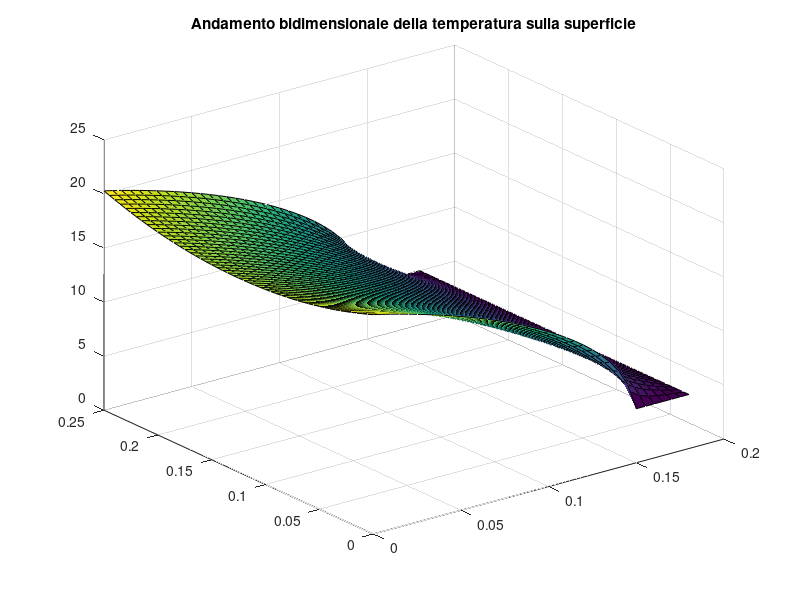

Write the MATLAB code that produced this figure. (Note: this script raises an error after producing the figure.)
% Esercizio 2, esercitazione 12
% Simone Canevarolo
% S269893
% 16/02/2024

clear all
close all
clc

ro = 170; % densità, kg/m^3
altezza = 18e-2; % m
base = 25e-2; % m
alt1 = 15e-2; % altezza dall'alto del punto del pelo dell'acqua, m

ro = 170; % densità, kg/m^3
cs = 210; % calore specifico, J/kg/K
cond = 2.5; % conducibilità termica, W/m/K

Taria = 30+273; % temperatrura dell'aria, K
haria = 10; % coefficiente di scambio termico dell'aria, W/m^2/K
Th2o = 5+273; % temperatura acqua, K

dx = 5e-3;
dy = dx;

xx = (0:dx:altezza)';
xx1 = (0:dx:alt1)';
yy = (0:dy:base)';

Nx = length(xx);
Nx1 = length(xx1);
Ny = length(yy);

Ntot = Nx*Ny;

%%

[xmat,ymat] = meshgrid(xx,yy);

AA = sparse([],[],[],Ntot,Ntot,5*Ntot);

bb = zeros(Ntot,1);

for ii = 2:Nx-1
    for jj = 2:Ny-1

        kk = (jj-1)*Nx+ii;
        AA(kk,kk-Nx) = 1/dy^2;
        AA(kk,kk-1) = 1/dx^2;
        AA(kk,kk) = -2*(1/dx^2+1/dy^2);
        AA(kk,kk+1) = 1/dx^2;
        AA(kk,kk+Nx) = 1/dy^2;
        bb(kk) = 0;

    end
end

% bordo nord ovest, Robin

jj = 1;
for ii = 2:Nx1-1

    kk = ii;
    AA(kk,kk-1) = 1/dx^2;
    AA(kk,kk) = -2*(1/dx^2+1/dy^2+haria/cond/dy);
    AA(kk,kk+1) = 1/dx^2;
    AA(kk,kk+Nx) = 2/dy^2;
    bb(kk) = -2*Taria*haria/dy/cond;

end

% bordo sud ovest, Dirichlet

jj = 1;
for ii = Nx1:Nx

    kk = ii;
    AA(kk,:) = 0;
    AA(kk,kk) = eye(length(kk));
    bb(kk) = Th2o;

end

% bordo sud, Dirichlet

ii = Nx;
for jj = 1:Ny

    kk = ii*jj;
    AA(kk,:) = 0;
    AA(kk,kk) = eye(length(kk));
    bb(kk) = Th2o;

end

% bordo sud est, Dirichlet

jj = Ny;
for ii = Nx1:Nx

    kk = (jj-1)*Nx+ii;
    AA(kk,:) = 0;
    AA(kk,kk) = eye(length(kk));
    bb(kk) = Th2o;

end

% bordo nord est, Robin

jj = Ny;
for ii = 2:Nx1-1

    kk = (jj-1)*Nx+ii;
    AA(kk,kk-Nx) = 2/dy^2;
    AA(kk,kk-1) = 1/dx^2;
    AA(kk,kk) = -2*(1/dx^2+1/dy^2+haria/cond/dx);
    AA(kk,kk+1) = 1/dx^2;
    bb(kk) = -2*Taria*haria/dy/cond;

end

% bordo nord, Robin

ii = 1;
for jj = 2:Ny-1

    kk = (jj-1)*Nx+ii;
    AA(kk,kk-Nx) = 1/dy^2;
    AA(kk,kk) = -2*(1/dx^2+1/dy^2+haria/cond/dx);
    AA(kk,kk+1) = 2/dx^2;
    AA(kk,kk+Nx) = 1/dy^2;
    bb(kk) = -2*Taria*haria/cond/dx;

end

% Vertice nord ovest

kk = 1;
AA(kk,kk) = -1/dx^2-1/dy^2-haria/cond/dy-haria/cond/dx;
AA(kk,kk+1) = 1/dx^2;
AA(kk,kk+Nx) = 1/dy^2;
bb(kk) = -Taria*haria/cond/dx-Taria*haria/cond/dy;

% Vertice nord est

kk = Ntot-Nx+1;
AA(kk,kk-Nx) = 1/dy^2;
AA(kk,kk) = -1/dx^2-1/dy^2-haria/cond/dy-haria/cond/dx;
AA(kk,kk+1) = 1/dx^2;
bb(kk) = -Taria*haria/cond/dx-Taria*haria/cond/dy;

% Soluzione

TT = AA\bb;

TTT = reshape(TT,Nx,Ny);

figure(1)
surf(xmat',ymat',TTT-273)
title('Andamento bidimensionale della temperatura sulla superficie')
% xlabel('Lunghezza')
% ylabel('Altezza')
% zlabel('Temperatura')

% T1 = TTT(1,1)-273

%% STUDIO INGEGNERISTICO

% Vettore nodi

Nodi = [50 100 200 500 1000];

dd = zeros(length(Nodi),1);
Tsave = zeros(length(Nodi),1);

for ss = 1:length(Nodi)

    Nxx = Nodi(ss);
    Nyy = Nxx;

    xx=linspace(0,base/2,Nxx);
    yy=linspace(0,altezza,Nyy);

dx=xx(2)-xx(1);
dy=yy(2)-yy(1);

[xmat,ymat] = meshgrid(xx,yy);

AA = sparse([],[],[],Ntot,Ntot,5*Ntot);

bb = zeros(Ntot,1);

for ii = 2:Nx-1
    for jj = 2:Ny-1

        kk = (jj-1)*Nx+ii;
        AA(kk,kk-Nx) = 1/dy^2;
        AA(kk,kk-1) = 1/dx^2;
        AA(kk,kk) = -2*(1/dx^2+1/dy^2);
        AA(kk,kk+1) = 1/dx^2;
        AA(kk,kk+Nx) = 1/dy^2;
        bb(kk) = 0;

    end
end

% bordo nord ovest, Robin

jj = 1;
for ii = 2:Nx1-1

    kk = ii;
    AA(kk,kk-1) = 1/dx^2;
    AA(kk,kk) = -2*(1/dx^2+1/dy^2+haria/cond/dy);
    AA(kk,kk+1) = 1/dx^2;
    AA(kk,kk+Nx) = 2/dy^2;
    bb(kk) = -2*Taria*haria/dy/cond;

end

% bordo sud ovest, Dirichlet

jj = 1;
for ii = Nx1:Nx

    kk = ii;
    AA(kk,:) = 0;
    AA(kk,kk) = eye(length(kk));
    bb(kk) = Th2o;

end

% bordo sud, Dirichlet

ii = Nx;
for jj = 1:Ny

    kk = ii*jj;
    AA(kk,:) = 0;
    AA(kk,kk) = eye(length(kk));
    bb(kk) = Th2o;

end

% bordo sud est, Dirichlet

jj = Ny;
for ii = Nx1:Nx

    kk = (jj-1)*Nx+ii;
    AA(kk,:) = 0;
    AA(kk,kk) = eye(length(kk));
    bb(kk) = Th2o;

end

% bordo nord est, Robin

jj = Ny;
for ii = 2:Nx1-1

    kk = (jj-1)*Nx+ii;
    AA(kk,kk-Nx) = 2/dy^2;
    AA(kk,kk-1) = 1/dx^2;
    AA(kk,kk) = -2*(1/dx^2+1/dy^2+haria/cond/dx);
    AA(kk,kk+1) = 1/dx^2;
    bb(kk) = -2*Taria*haria/dy/cond;

end

% bordo nord, Robin

ii = 1;
for jj = 2:Ny-1

    kk = (jj-1)*Nx+ii;
    AA(kk,kk-Nx) = 1/dy^2;
    AA(kk,kk) = -2*(1/dx^2+1/dy^2+haria/cond/dx);
    AA(kk,kk+1) = 2/dx^2;
    AA(kk,kk+Nx) = 1/dy^2;
    bb(kk) = -2*Taria*haria/cond/dx;

end

% Vertice nord ovest

kk = 1;
AA(kk,kk) = -1/dx^2-1/dy^2-haria/cond/dy-haria/cond/dx;
AA(kk,kk+1) = 1/dx^2;
AA(kk,kk+Nx) = 1/dy^2;
bb(kk) = -Taria*haria/cond/dx-Taria*haria/cond/dy;

% Vertice nord est

kk = Ntot-Nx+1;
AA(kk,kk-Nx) = 1/dy^2;
AA(kk,kk) = -1/dx^2-1/dy^2-haria/cond/dy-haria/cond/dx;
AA(kk,kk+1) = 1/dx^2;
bb(kk) = -Taria*haria/cond/dx-Taria*haria/cond/dy;

% Soluzione

TT = AA\bb;

TTT = reshape(TT,Nx,Ny);

Tsave(ss) = TTT(round(Nx/2),round(Ny,2));
dd(ss) = dx;

end

figure(2)
semilogx(dd,Tsave,'linewidth',2);
